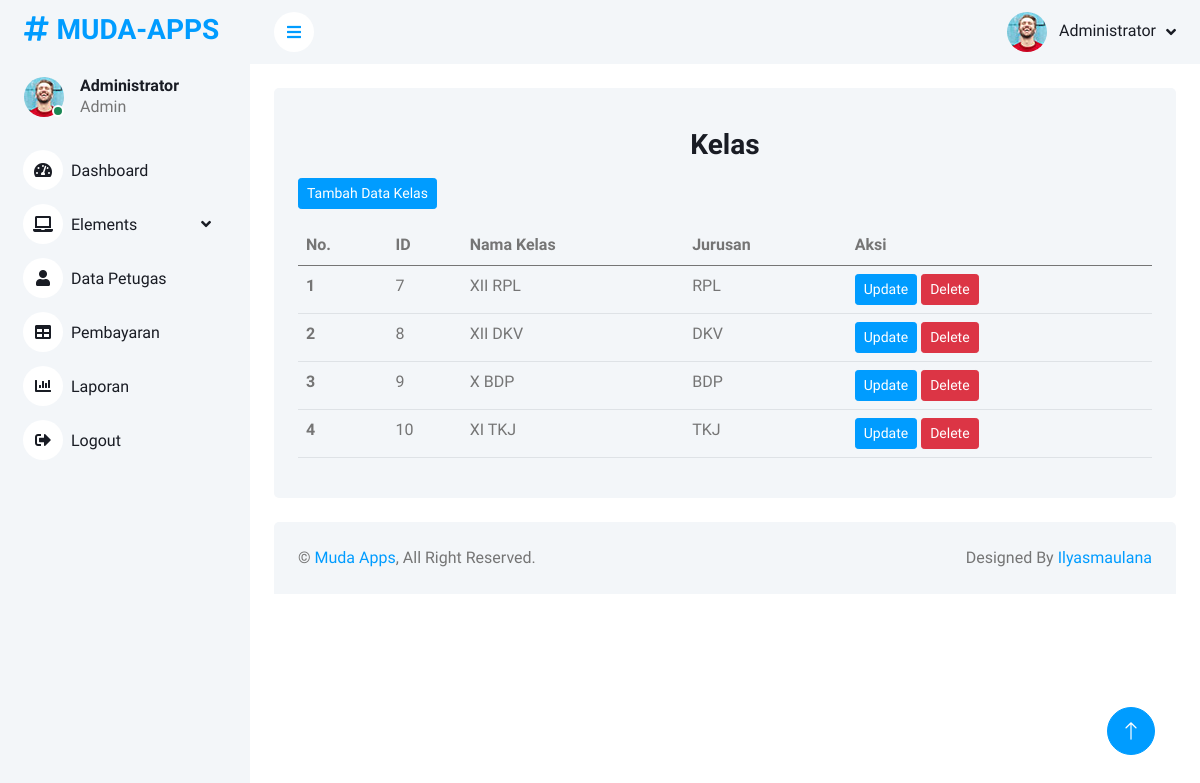
The page /index.php/kelas on the database its author committed.
### tables this page shows
CREATE TABLE `kelas` (
  `id_kelas` int(11) NOT NULL,
  `nama_kelas` varchar(10) NOT NULL,
  `kompetensi_keahlian` varchar(50) NOT NULL
);

### application/controllers/Kelas.php (called while the page is built, shortened)
<?php
class Kelas extends CI_Controller
{
	public function __construct()
	{
		$this->load->model('Kelas_model', 'km');
	}
	public function index()
	{
		$data['title'] = "Kelas Page";
		$data['kelas'] = $this->km->getAllKelas();
		$this->load->view('templates/sidebar', $data);
		$this->load->view('templates/navbar', $data);
		$this->load->view('kelas/index', $data);
		$this->load->view('templates/footer');
	}
}

### index.php (called while the page is built, shortened)
<?php
require_once BASEPATH.'core/CodeIgniter.php';

### application/models/Kelas_model.php (called while the page is built, shortened)
<?php
class Kelas_model extends CI_Model
{
  public function getAllKelas()
  {
    return $this->db->get('kelas')->result_array();
  }
}

### application/views/kelas/index.php (the view, shortened to what this page needs)
<div class="container-fluid pt-4 px-4">
  <div class="bg-light rounded p-4">
    <div class="col-md text-center">
      <h3 class="my-3">Kelas</h3>
    </div>
    <a href="<?= base_url('kelas/addKelas') ?>" class="btn btn-sm btn-primary">Tambah Data Kelas</a>
    <table class="table table-hover my-3">
      <thead>
        <tr>
          <th scope="col">No.</th>
          <th scope="col">ID</th>
          <th scope="col">Nama Kelas</th>
          <th scope="col">Jurusan</th>
          <th scope="col">Aksi</th>
        </tr>
      </thead>
      <tbody>
        <?php $no = 1;
        foreach ($kelas as $k) : ?>
          <tr>
            <th scope="row"><?= $no; ?></th>
            <td><?= $k['id_kelas'] ?></td>
            <td><?= $k['nama_kelas'] ?></td>
            <td><?= $k['kompetensi_keahlian'] ?></td>
            <td>
              <a href="<?= base_url('kelas/updateKelas/') . $k['id_kelas'] ?>" class="btn btn-sm btn-primary">Update</a>
              <a href="<?= base_url('kelas/deleteKelas/') . $k['id_kelas'] ?>" class="btn btn-sm btn-danger" onclick="return confirm('Yakin ingin menghapus data ini?');">Delete</a>
            </td>
          </tr>
        <?php $no++;
        endforeach; ?>
      </tbody>
    </table>
  </div>
</div>

### assets/css/style.css (style rules this page uses)
:root { --primary: #009CFF; --light: #F3F6F9; --dark: #191C24; }
.btn { transition: .5s; }
.btn.btn-primary { color: #FFFFFF; }

### rows shown on the page
kelas: id_kelas "7", nama_kelas "XII RPL", kompetensi_keahlian "RPL"
kelas: id_kelas "8", nama_kelas "XII DKV", kompetensi_keahlian "DKV"
kelas: id_kelas "9", nama_kelas "X BDP", kompetensi_keahlian "BDP"
kelas: id_kelas "10", nama_kelas "XI TKJ", kompetensi_keahlian "TKJ"
